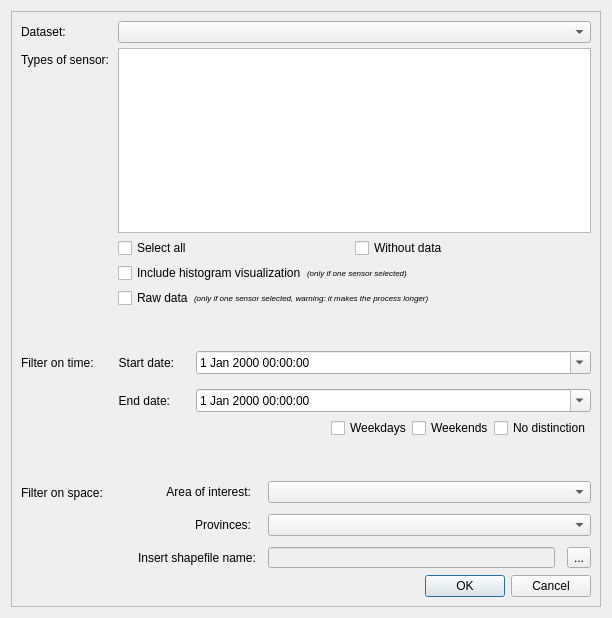
<?xml version="1.0" encoding="UTF-8"?>
<ui version="4.0">
 <class>ARPAdataDialogBase</class>
 <widget class="QDialog" name="ARPAdataDialogBase">
  <property name="geometry">
   <rect>
    <x>0</x>
    <y>0</y>
    <width>612</width>
    <height>618</height>
   </rect>
  </property>
  <property name="windowTitle">
   <string>ARPA data</string>
  </property>
  <layout class="QGridLayout" name="gridLayout">
   <item row="0" column="0">
    <widget class="QScrollArea" name="scrollArea">
     <property name="widgetResizable">
      <bool>true</bool>
     </property>
     <widget class="QWidget" name="scrollAreaWidgetContents">
      <property name="geometry">
       <rect>
        <x>0</x>
        <y>0</y>
        <width>588</width>
        <height>594</height>
       </rect>
      </property>
      <layout class="QGridLayout" name="gridLayout_2">
       <item row="3" column="0">
        <layout class="QHBoxLayout" name="horizontalLayout">
         <item>
          <layout class="QFormLayout" name="formLayout">
           <property name="horizontalSpacing">
            <number>9</number>
           </property>
           <property name="verticalSpacing">
            <number>5</number>
           </property>
           <property name="bottomMargin">
            <number>0</number>
           </property>
           <item row="0" column="0">
            <widget class="QLabel" name="label_2">
             <property name="text">
              <string>Dataset:</string>
             </property>
            </widget>
           </item>
           <item row="0" column="1">
            <widget class="QComboBox" name="dataset_list"/>
           </item>
           <item row="1" column="0">
            <widget class="QLabel" name="label_3">
             <property name="text">
              <string>Types of sensor:</string>
             </property>
            </widget>
           </item>
           <item row="1" column="1">
            <widget class="QListWidget" name="sensor_type_list">
             <property name="selectionMode">
              <enum>QAbstractItemView::MultiSelection</enum>
             </property>
            </widget>
           </item>
           <item row="2" column="1">
            <layout class="QHBoxLayout" name="horizontalLayout_2">
             <item>
              <widget class="QCheckBox" name="all_sensors">
               <property name="layoutDirection">
                <enum>Qt::LeftToRight</enum>
               </property>
               <property name="text">
                <string>Select all</string>
               </property>
              </widget>
             </item>
             <item>
              <widget class="QCheckBox" name="without_data">
               <property name="layoutDirection">
                <enum>Qt::LeftToRight</enum>
               </property>
               <property name="text">
                <string>Without data</string>
               </property>
              </widget>
             </item>
            </layout>
           </item>
           <item row="3" column="1">
            <layout class="QHBoxLayout" name="horizontalLayout_6">
             <item>
              <widget class="QCheckBox" name="visualization">
               <property name="text">
                <string>Include histogram visualization</string>
               </property>
              </widget>
             </item>
             <item>
              <widget class="QLabel" name="label">
               <property name="font">
                <font>
                 <pointsize>6</pointsize>
                 <italic>true</italic>
                </font>
               </property>
               <property name="text">
                <string>(only if one sensor selected)</string>
               </property>
              </widget>
             </item>
             <item>
              <spacer name="horizontalSpacer_2">
               <property name="orientation">
                <enum>Qt::Horizontal</enum>
               </property>
               <property name="sizeHint" stdset="0">
                <size>
                 <width>40</width>
                 <height>20</height>
                </size>
               </property>
              </spacer>
             </item>
            </layout>
           </item>
           <item row="4" column="1">
            <layout class="QHBoxLayout" name="horizontalLayout_5">
             <item>
              <widget class="QCheckBox" name="raw_data">
               <property name="text">
                <string>Raw data</string>
               </property>
              </widget>
             </item>
             <item>
              <widget class="QLabel" name="label_11">
               <property name="font">
                <font>
                 <pointsize>6</pointsize>
                 <italic>true</italic>
                </font>
               </property>
               <property name="text">
                <string>(only if one sensor selected, warning: it makes the process longer)</string>
               </property>
              </widget>
             </item>
             <item>
              <spacer name="horizontalSpacer_3">
               <property name="orientation">
                <enum>Qt::Horizontal</enum>
               </property>
               <property name="sizeHint" stdset="0">
                <size>
                 <width>40</width>
                 <height>20</height>
                </size>
               </property>
              </spacer>
             </item>
            </layout>
           </item>
           <item row="6" column="0">
            <widget class="QLabel" name="label_4">
             <property name="text">
              <string>Filter on time:</string>
             </property>
            </widget>
           </item>
           <item row="6" column="1">
            <layout class="QFormLayout" name="formLayout_3">
             <property name="labelAlignment">
              <set>Qt::AlignLeading|Qt::AlignLeft|Qt::AlignVCenter</set>
             </property>
             <property name="formAlignment">
              <set>Qt::AlignRight|Qt::AlignTop|Qt::AlignTrailing</set>
             </property>
             <property name="horizontalSpacing">
              <number>7</number>
             </property>
             <property name="verticalSpacing">
              <number>15</number>
             </property>
             <property name="bottomMargin">
              <number>1</number>
             </property>
             <item row="0" column="1">
              <widget class="QDateTimeEdit" name="dateTime_start">
               <property name="calendarPopup">
                <bool>true</bool>
               </property>
              </widget>
             </item>
             <item row="1" column="0">
              <widget class="QLabel" name="label_6">
               <property name="text">
                <string>End date:</string>
               </property>
               <property name="alignment">
                <set>Qt::AlignRight|Qt::AlignTrailing|Qt::AlignVCenter</set>
               </property>
               <property name="indent">
                <number>15</number>
               </property>
              </widget>
             </item>
             <item row="1" column="1">
              <widget class="QDateTimeEdit" name="dateTime_stop">
               <property name="calendarPopup">
                <bool>true</bool>
               </property>
              </widget>
             </item>
             <item row="0" column="0">
              <widget class="QLabel" name="label_5">
               <property name="toolTipDuration">
                <number>0</number>
               </property>
               <property name="text">
                <string>Start date:</string>
               </property>
               <property name="alignment">
                <set>Qt::AlignRight|Qt::AlignTrailing|Qt::AlignVCenter</set>
               </property>
               <property name="margin">
                <number>0</number>
               </property>
               <property name="indent">
                <number>15</number>
               </property>
              </widget>
             </item>
            </layout>
           </item>
           <item row="7" column="1">
            <layout class="QHBoxLayout" name="horizontalLayout_4">
             <item>
              <spacer name="horizontalSpacer">
               <property name="orientation">
                <enum>Qt::Horizontal</enum>
               </property>
               <property name="sizeHint" stdset="0">
                <size>
                 <width>40</width>
                 <height>20</height>
                </size>
               </property>
              </spacer>
             </item>
             <item>
              <widget class="QCheckBox" name="week_days">
               <property name="text">
                <string>Weekdays</string>
               </property>
              </widget>
             </item>
             <item>
              <widget class="QCheckBox" name="weekends">
               <property name="text">
                <string>Weekends</string>
               </property>
              </widget>
             </item>
             <item>
              <widget class="QCheckBox" name="no_distinction">
               <property name="text">
                <string>No distinction</string>
               </property>
              </widget>
             </item>
            </layout>
           </item>
           <item row="8" column="1">
            <spacer name="verticalSpacer">
             <property name="orientation">
              <enum>Qt::Vertical</enum>
             </property>
             <property name="sizeHint" stdset="0">
              <size>
               <width>20</width>
               <height>40</height>
              </size>
             </property>
            </spacer>
           </item>
           <item row="9" column="0">
            <widget class="QLabel" name="label_7">
             <property name="text">
              <string>Filter on space:</string>
             </property>
            </widget>
           </item>
           <item row="9" column="1">
            <layout class="QFormLayout" name="formLayout_4">
             <property name="labelAlignment">
              <set>Qt::AlignRight|Qt::AlignTrailing|Qt::AlignVCenter</set>
             </property>
             <property name="horizontalSpacing">
              <number>12</number>
             </property>
             <property name="verticalSpacing">
              <number>11</number>
             </property>
             <item row="0" column="0">
              <widget class="QLabel" name="label_8">
               <property name="text">
                <string>Area of interest:</string>
               </property>
               <property name="alignment">
                <set>Qt::AlignRight|Qt::AlignTrailing|Qt::AlignVCenter</set>
               </property>
               <property name="indent">
                <number>5</number>
               </property>
              </widget>
             </item>
             <item row="0" column="1">
              <widget class="QComboBox" name="area_list"/>
             </item>
             <item row="1" column="0">
              <widget class="QLabel" name="label_9">
               <property name="text">
                <string>Provinces:</string>
               </property>
               <property name="alignment">
                <set>Qt::AlignRight|Qt::AlignTrailing|Qt::AlignVCenter</set>
               </property>
               <property name="indent">
                <number>5</number>
               </property>
              </widget>
             </item>
             <item row="1" column="1">
              <widget class="QComboBox" name="province_list"/>
             </item>
             <item row="2" column="0">
              <widget class="QLabel" name="label_10">
               <property name="text">
                <string>Insert shapefile name:</string>
               </property>
               <property name="indent">
                <number>20</number>
               </property>
              </widget>
             </item>
             <item row="2" column="1">
              <layout class="QGridLayout" name="gridLayout_3">
               <property name="horizontalSpacing">
                <number>12</number>
               </property>
               <property name="verticalSpacing">
                <number>5</number>
               </property>
               <item row="0" column="0">
                <widget class="QLineEdit" name="line_polygon">
                 <property name="enabled">
                  <bool>false</bool>
                 </property>
                </widget>
               </item>
               <item row="0" column="1">
                <widget class="QToolButton" name="search_button">
                 <property name="text">
                  <string>...</string>
                 </property>
                </widget>
               </item>
              </layout>
             </item>
            </layout>
           </item>
           <item row="5" column="1">
            <spacer name="verticalSpacer_2">
             <property name="orientation">
              <enum>Qt::Vertical</enum>
             </property>
             <property name="sizeHint" stdset="0">
              <size>
               <width>20</width>
               <height>40</height>
              </size>
             </property>
            </spacer>
           </item>
          </layout>
         </item>
        </layout>
       </item>
       <item row="4" column="0">
        <widget class="QDialogButtonBox" name="button_box">
         <property name="orientation">
          <enum>Qt::Horizontal</enum>
         </property>
         <property name="standardButtons">
          <set>QDialogButtonBox::Cancel|QDialogButtonBox::Ok</set>
         </property>
        </widget>
       </item>
      </layout>
     </widget>
    </widget>
   </item>
  </layout>
 </widget>
 <resources/>
 <connections>
  <connection>
   <sender>button_box</sender>
   <signal>accepted()</signal>
   <receiver>ARPAdataDialogBase</receiver>
   <slot>accept()</slot>
   <hints>
    <hint type="sourcelabel">
     <x>20</x>
     <y>20</y>
    </hint>
    <hint type="destinationlabel">
     <x>20</x>
     <y>20</y>
    </hint>
   </hints>
  </connection>
  <connection>
   <sender>button_box</sender>
   <signal>rejected()</signal>
   <receiver>ARPAdataDialogBase</receiver>
   <slot>reject()</slot>
   <hints>
    <hint type="sourcelabel">
     <x>20</x>
     <y>20</y>
    </hint>
    <hint type="destinationlabel">
     <x>20</x>
     <y>20</y>
    </hint>
   </hints>
  </connection>
 </connections>
</ui>
